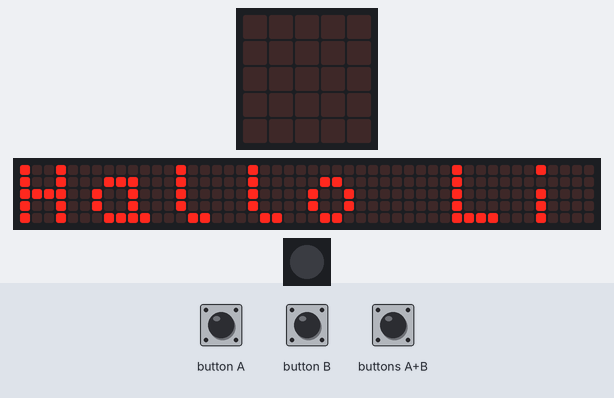
This program was run on a simulated Calliope mini (MakeCode). On the bench: the board's 5×5 LED display, a strip that is not on the board, showing the scrolling text unrolled, 1 RGB LEDs in strip order, left to right. The test bench sets the inputs (shaded band). The 48×5 strip is a reading aid, not a part: it shows the text the display is scrolling, unrolled, one strip-width of it at a time.

Above: at 0.07 s.
5.1 s: button A pressed for 0.15 s
At 5.4 s:
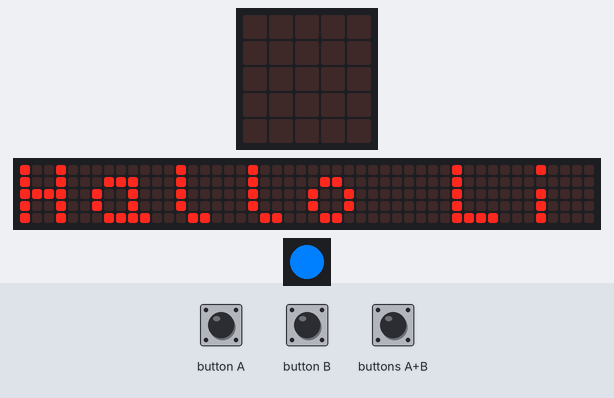
5.8 s: buttons A+B pressed for 0.15 s
At 6.07 s:
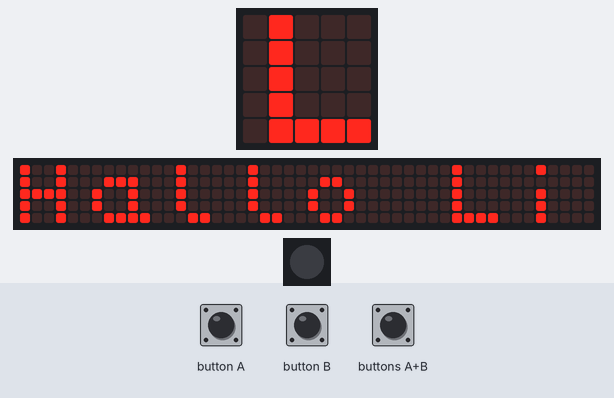
6.5 s: button B pressed for 0.15 s
At 6.82 s:
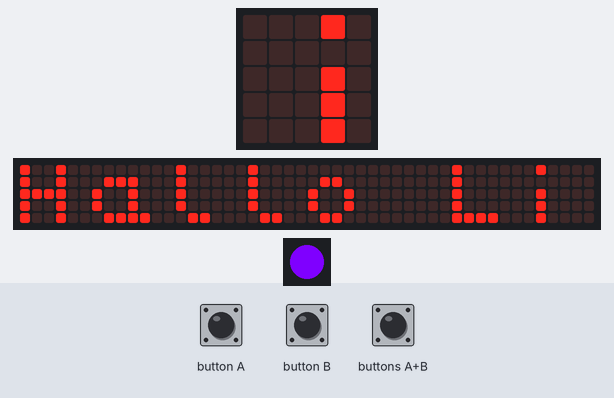
7.2 s: buttons A+B pressed for 1 s
At 8.32 s:
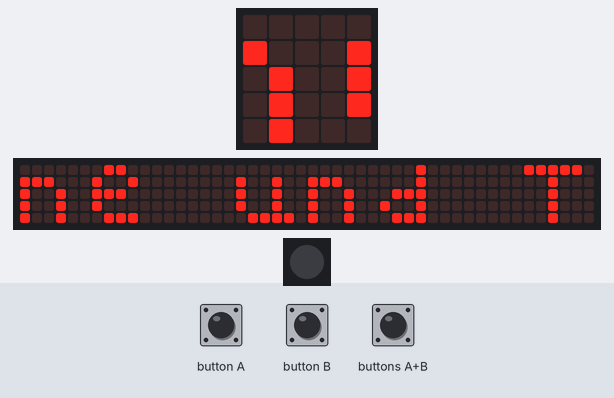
8.8 s: button A pressed for 0.15 s
At 9.07 s:
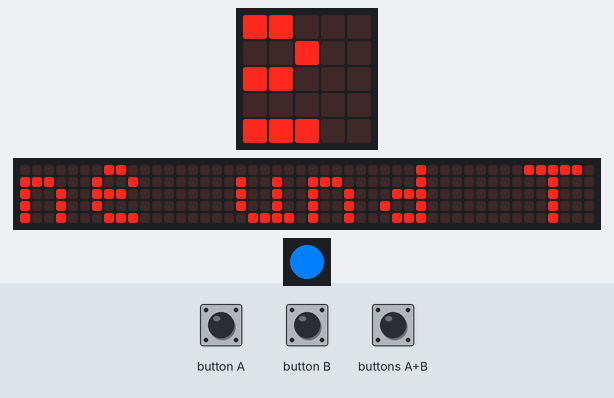
9.5 s: button B pressed for 0.15 s
At 19.1 s:
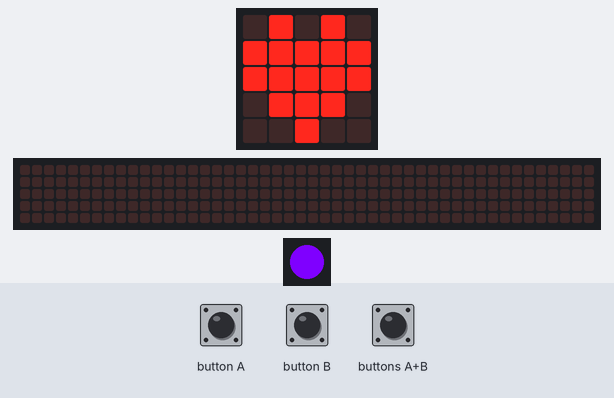
Timing chart, 0 to 19.6 s (numbered marks = the images above; inputs shaded):
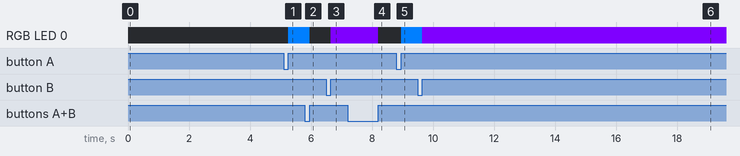

The program:

main.ts
```typescript
input.onButtonPressed(Button.A, function () {
    basic.setLedColor(0x007fff)
})
input.onButtonPressed(Button.AB, function () {
    basic.turnRgbLedOff()
})
input.onButtonPressed(Button.B, function () {
    basic.setLedColor(0x7f00ff)
})
basic.showString("Hallo Line und Tim!")
basic.pause(100)
basic.showIcon(IconNames.Heart)
basic.pause(1000)
music.playMelody("C D E F G F E D ", 120)
for (let index = 0; index < 4; index++) {
    basic.showLeds(`
        . # . # .
        . . . . .
        # . . . #
        . # # # .
        . . . . .
        `)
    basic.pause(200)
    basic.showLeds(`
        . . . . .
        . # . # .
        . . . . .
        # . . . #
        . # # # .
        `)
    basic.pause(200)
}
music.playMelody("G F E D C D E F ", 120)
basic.setLedColor(Colors.Red)
basic.pause(1000)
basic.setLedColor(Colors.Yellow)
basic.pause(1000)
basic.setLedColor(Colors.Blue)
basic.pause(1000)
basic.setLedColor(Colors.Green)
music.playMelody("F E D E D C D E ", 120)
music.playMelody("F C A G F G D D ", 120)
music.playMelody("C F C F G E F E ", 120)
basic.forever(function () {

})
```

test.ts
```typescript
// Hier kann man Tests durchführen; diese Datei wird nicht kompiliert, wenn dieses Paket als Erweiterung verwendet wird.
```
